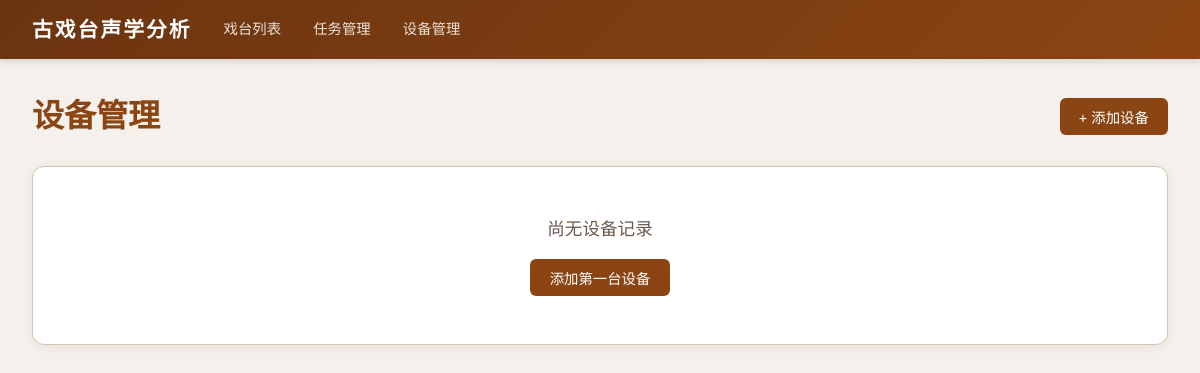
The page /equipment on the database as committed earlier.
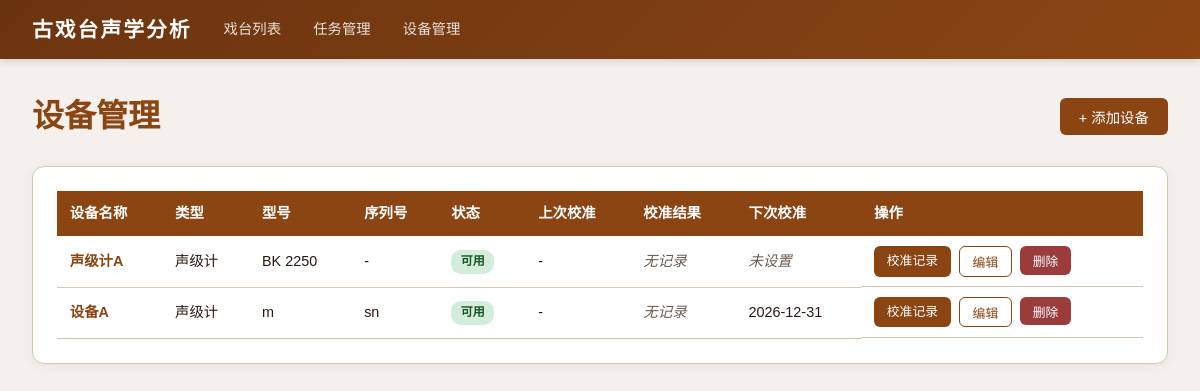
The same page on the database as committed later.
### tables this page shows
CREATE TABLE equipment (
            id INTEGER PRIMARY KEY AUTOINCREMENT,
            name TEXT NOT NULL,
            type TEXT NOT NULL,
            model TEXT NOT NULL DEFAULT '',
            serial_number TEXT NOT NULL DEFAULT '',
            status TEXT NOT NULL DEFAULT 'available',
            calibration_interval_days INTEGER NOT NULL DEFAULT 365,
            last_calibration_date DATE,
            next_calibration_date DATE,
            notes TEXT NOT NULL DEFAULT '',
            created_at TIMESTAMP DEFAULT CURRENT_TIMESTAMP
        );

### app/routers/tasks.py (the view)
@router.get("/equipment", response_class=HTMLResponse)
def equipment_list(request: Request, db=Depends(get_db)):
    cursor = db.cursor()
    cursor.execute("""
        SELECT e.*,
               (SELECT calibration_date FROM equipment_calibration
                WHERE equipment_id = e.id ORDER BY calibration_date DESC LIMIT 1) as last_cal_date,
               (SELECT calibration_result FROM equipment_calibration
                WHERE equipment_id = e.id ORDER BY calibration_date DESC LIMIT 1) as last_cal_result,
               julianday(e.next_calibration_date) - julianday(?) as days_remaining
        FROM equipment e
        ORDER BY e.type, e.name
    """, (date.today(),))
    equipment = [dict(row) for row in cursor.fetchall()]
    warnings = get_calibration_warning(db)
    return templates.TemplateResponse("equipment.html", {
        "request": request,
        "equipment": equipment,
        "equipment_types": EQUIPMENT_TYPES,
        "calibration_results": CALIBRATION_RESULTS,
        "warnings": warnings,
        "today": date.today().isoformat()
    })

### app/templates/equipment.html (shortened to what this page needs)
{% extends "base.html" %}
{% block content %}
<div style="display:flex;justify-content:space-between;align-items:center;margin-bottom:1.5rem;">
    <h1 style="color:var(--primary);">设备管理</h1>
    <button class="btn btn-primary" onclick="document.getElementById('create-equipment-form').style.display='block'">+ 添加设备</button>
</div>
{% if equipment %}
<div class="card">
    <table>
        <thead>
            <tr>
                <th>设备名称</th>
                <th>类型</th>
                <th>型号</th>
                <th>序列号</th>
                <th>状态</th>
                <th>上次校准</th>
                <th>校准结果</th>
                <th>下次校准</th>
                <th>操作</th>
            </tr>
        </thead>
        <tbody>
            {% for e in equipment %}
            <tr>
                <td><strong style="color:var(--primary);">{{ e.name }}</strong></td>
                <td>{{ e.type }}</td>
                <td>{{ e.model or '-' }}</td>
                <td>{{ e.serial_number or '-' }}</td>
                <td>
                    {% if e.status == 'available' %}
                    <span class="badge badge-success">可用</span>
                    {% elif e.status == 'in_use' %}
                    <span class="badge badge-warning">使用中</span>
                    {% elif e.status == 'maintenance' %}
                    <span class="badge badge-danger">维护中</span>
                    {% elif e.status == 'retired' %}
                    <span class="badge badge-info">已报废</span>
                    {% else %}
                    <span class="badge badge-info">{{ e.status }}</span>
                    {% endif %}
                </td>
                <td>{{ e.last_cal_date or '-' }}</td>
                <td>
                    {% if e.last_cal_result == '合格' %}
                    <span class="badge badge-success">合格</span>
                    {% elif e.last_cal_result == '不合格' %}
                    <span class="badge badge-danger">不合格</span>
                    {% elif e.last_cal_result == '待确认' %}
                    <span class="badge badge-warning">待确认</span>
                    {% else %}
                    <span class="missing-indicator">无记录</span>
                    {% endif %}
                </td>
                <td>
                    {% if e.next_calibration_date %}
                        {% if e.days_remaining is not none %}
                            {% if e.days_remaining < 0 %}
                            <span class="badge badge-danger">已过期 {{ -e.days_remaining | int }} 天</span>
                            {% elif e.days_remaining <= 30 %}
                            <span class="badge badge-warning">剩余 {{ e.days_remaining | int }} 天</span>
                            {% else %}
                            {{ e.next_calibration_date }}
                            {% endif %}
                        {% else %}
                        {{ e.next_calibration_date }}
                        {% endif %}
                    {% else %}
                    <span class="missing-indicator">未设置</span>
                    {% endif %}
                </td>
                <td class="actions">
                    <a href="/equipment/{{ e.id }}/calibrations" class="btn btn-primary btn-sm">校准记录</a>
                    <button class="btn btn-outline btn-sm" onclick="toggleEditForm({{ e.id }})">编辑</button>
                    <form action="/equipment/{{ e.id }}/delete" method="post" onsubmit="return confirm('确定删除该设备？所有校准记录将被清除。')" style="display:inline;">
                        <button type="submit" class="btn btn-danger btn-sm">删除</button>
                    </form>
                </td>
            </tr>
            {% endfor %}
        </tbody>
    </table>
</div>
{% else %}
<div class="card" style="text-align:center;padding:3rem;">
    <p style="color:var(--text-light);font-size:1.1rem;margin-bottom:1rem;">尚无设备记录</p>
    <button class="btn btn-primary" onclick="document.getElementById('create-equipment-form').style.display='block'">添加第一台设备</button>
</div>
{% endif %}
{% endblock %}

### app/templates/base.html (shortened to what this page needs)
<!DOCTYPE html>
<html lang="zh-CN">
<head>
</head>
<body>
    <nav>
        <a href="/" class="logo">古戏台声学分析</a>
        <a href="/">戏台列表</a>
        <a href="/tasks">任务管理</a>
        <a href="/equipment">设备管理</a>
    </nav>
    <div class="container">
        {% block content %}{% endblock %}
    </div>
</body>
</html>

### app/templates/base.html (style rules this page uses)
:root { --primary: #8B4513; --primary-light: #A0522D; --primary-dark: #6B3410; --accent: #D4A574; --bg: #F5F0EB; --card-bg: #FFFFFF; --text: #2C1810; --text-light: #6B5B4F; --border: #D4C5B0; --success: #4A7C59; --warning: #C4943A; --danger: #9B3B3B; --info: #4A6B8A; }
* { margin: 0; padding: 0; box-sizing: border-box; }
body { font-family: "PingFang SC", "Microsoft YaHei", "Hiragino Sans GB", sans-serif; background: var(--bg); color: var(--text); line-height: 1.6; }
nav { background: linear-gradient(135deg, var(--primary-dark), var(--primary)); color: white; padding: 0.8rem 2rem; display: flex; align-items: center; gap: 2rem; box-shadow: 0 2px 8px rgba(0,0,0,0.15); }
nav .logo { font-size: 1.3rem; font-weight: 700; letter-spacing: 2px; text-decoration: none; color: white; }
nav a { color: rgba(255,255,255,0.85); text-decoration: none; font-size: 0.9rem; transition: color 0.2s; }
.container { max-width: 1200px; margin: 0 auto; padding: 2rem; }
.card { background: var(--card-bg); border-radius: 12px; box-shadow: 0 2px 12px rgba(0,0,0,0.06); padding: 1.5rem; margin-bottom: 1.5rem; border: 1px solid var(--border); }
.btn { display: inline-block; padding: 0.5rem 1.2rem; border-radius: 6px; border: none; cursor: pointer; font-size: 0.9rem; text-decoration: none; transition: all 0.2s; font-family: inherit; }
.btn-primary { background: var(--primary); color: white; }
.btn-danger { background: var(--danger); color: white; }
.btn-sm { padding: 0.3rem 0.8rem; font-size: 0.8rem; }
.btn-outline { background: transparent; border: 1px solid var(--primary); color: var(--primary); }
form { display: inline; }
table { width: 100%; border-collapse: collapse; font-size: 0.9rem; }
table th { background: var(--primary); color: white; padding: 0.7rem 0.8rem; text-align: left; font-weight: 600; }
table td { padding: 0.6rem 0.8rem; border-bottom: 1px solid var(--border); }
.badge { display: inline-block; padding: 0.15rem 0.6rem; border-radius: 10px; font-size: 0.75rem; font-weight: 600; }
.badge-success { background: #d4edda; color: #155724; }
.actions { display: flex; gap: 0.5rem; flex-wrap: wrap; }
.missing-indicator { color: var(--text-light); font-style: italic; }

Rows that differ between the two databases and show on the page:
added equipment: name "声级计A", type "声级计", model "BK 2250", serial_number "-", status "可用", last_cal_date "-", shows "未设置"
added equipment: name "设备A", type "声级计", model "m", serial_number "sn", status "可用", last_cal_date "-", next_calibration_date "2026-12-31"
Other text that changed with them:
text no longer shown: "尚无设备记录 添加第一台设备"
text now shown: "设备名称 类型 型号 序列号 状态 上次校准 校准结果 下次校准 操作"
